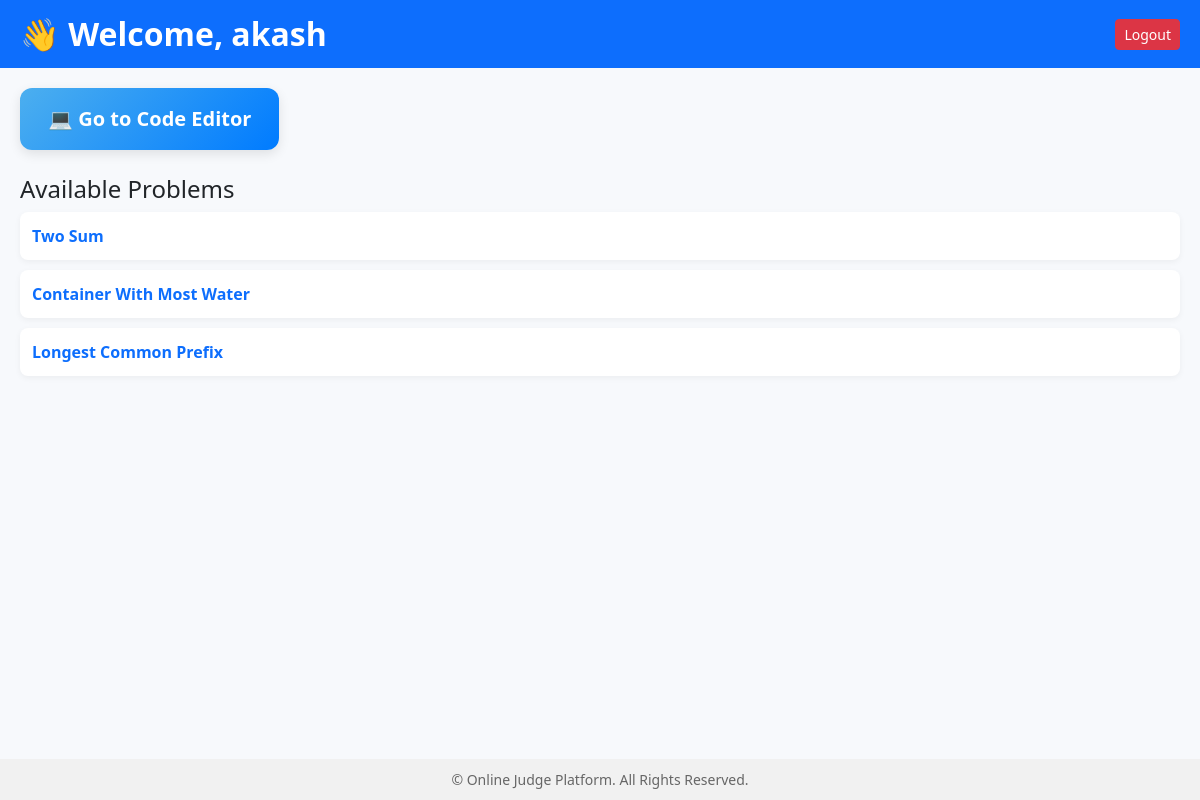
Screenshot of /problems/ (signed in) with the database file from the repository.
### problems/models.py (models this page shows, shortened)
class Problem(models.Model):
    title = models.CharField(max_length=100)
    statement = models.TextField()

### problems/views.py (the view)
# urls.py: path('problems/', views.problem_list, name='problem_list'),
@login_required
def problem_list(request):
    problems = Problem.objects.all()
    return render(request, 'problem_list.html', {'problems': problems})

### problems/Templates/problem_list.html (shortened to what this page needs)
{% load static %}
<!DOCTYPE html>
<html lang="en">
<head>
    <link href="https://cdn.jsdelivr.net/npm/bootstrap@5.3.0/dist/css/bootstrap.min.css" rel="stylesheet">
</head>
<body>
<header>
    <h2>👋 Welcome, {{ user.username }}</h2>
    <a href="{% url 'logout' %}" class="btn btn-danger btn-sm">Logout</a>
</header>
<main>
    <a href="{% url 'code_editor' %}" class="big-editor-btn">💻 Go to Code Editor</a>
    <h4>Available Problems</h4>
    <ul class="list-unstyled problem-list">
        {% for problem in problems %}
            <li>
                <a href="{% url 'problem_detail' problem.pk %}" class="text-decoration-none fw-bold text-primary">
                    {{ problem.title }}
                </a>
            </li>
        {% empty %}
            <li>No problems available at the moment.</li>
        {% endfor %}
    </ul>
</main>
<footer>
    &copy; {{ now|date:"Y" }} Online Judge Platform. All Rights Reserved.
</footer>
</body>
</html>

### problems/Templates/problem_list.html (style rules this page uses)
body { background: #f7f9fc; min-height: 100vh; display: flex; flex-direction: column; }
header { background: #0d6efd; color: white; padding: 15px 20px; display: flex; justify-content: space-between; align-items: center; }
header h2 { margin: 0; font-weight: bold; }
main { flex: 1; padding: 20px; }
.big-editor-btn { font-size: 1.25rem; padding: 16px 28px; background: linear-gradient(135deg, #4cafef, #007bff); color: white; border-radius: 12px; text-decoration: none; display: inline-block; font-weight: bold; margin-bottom: 25px; box-shadow: 0 4px 12px rgba(0,0,0,0.1); transition: transform 0.2s ease, background 0.3s ease; }
.problem-list li { background: white; padding: 12px; margin-bottom: 10px; border-radius: 8px; box-shadow: 0 2px 6px rgba(0,0,0,0.05); transition: background 0.3s ease, transform 0.2s ease; }
footer { background: #f1f1f1; padding: 10px; text-align: center; font-size: 14px; color: #666; }

### rows the page displays
Problem: title "Two Sum"
Problem: title "Container With Most Water"
Problem: title "Longest Common Prefix"

### other values shown
{{ user.username }} "akash"
